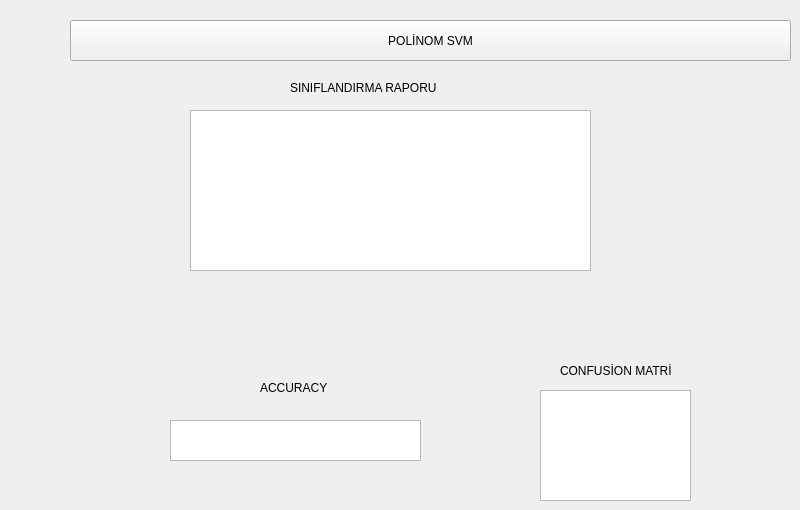
    <widget class="QWidget" name="tab_12">
     <attribute name="title">
      <string>POLİNOM SVM</string>
     </attribute>
     <widget class="QPushButton" name="pushButton_8">
      <property name="geometry">
       <rect>
        <x>70</x>
        <y>20</y>
        <width>721</width>
        <height>41</height>
       </rect>
      </property>
      <property name="text">
       <string>POLİNOM SVM</string>
      </property>
     </widget>
     <widget class="QTextEdit" name="textEdit_10">
      <property name="geometry">
       <rect>
        <x>170</x>
        <y>420</y>
        <width>251</width>
        <height>41</height>
       </rect>
      </property>
     </widget>
     <widget class="QTextEdit" name="textEdit_11">
      <property name="geometry">
       <rect>
        <x>190</x>
        <y>110</y>
        <width>401</width>
        <height>161</height>
       </rect>
      </property>
     </widget>
     <widget class="QTextEdit" name="textEdit_12">
      <property name="geometry">
       <rect>
        <x>540</x>
        <y>390</y>
        <width>151</width>
        <height>111</height>
       </rect>
      </property>
     </widget>
     <widget class="QLabel" name="label_27">
      <property name="geometry">
       <rect>
        <x>260</x>
        <y>380</y>
        <width>91</width>
        <height>16</height>
       </rect>
      </property>
      <property name="text">
       <string>ACCURACY</string>
      </property>
     </widget>
     <widget class="QLabel" name="label_28">
      <property name="geometry">
       <rect>
        <x>290</x>
        <y>80</y>
        <width>171</width>
        <height>16</height>
       </rect>
      </property>
      <property name="text">
       <string>SINIFLANDIRMA RAPORU</string>
      </property>
     </widget>
     <widget class="QLabel" name="label_29">
      <property name="geometry">
       <rect>
        <x>560</x>
        <y>360</y>
        <width>111</width>
        <height>21</height>
       </rect>
      </property>
      <property name="text">
       <string>CONFUSİON MATRİX</string>
      </property>
     </widget>
    </widget>
